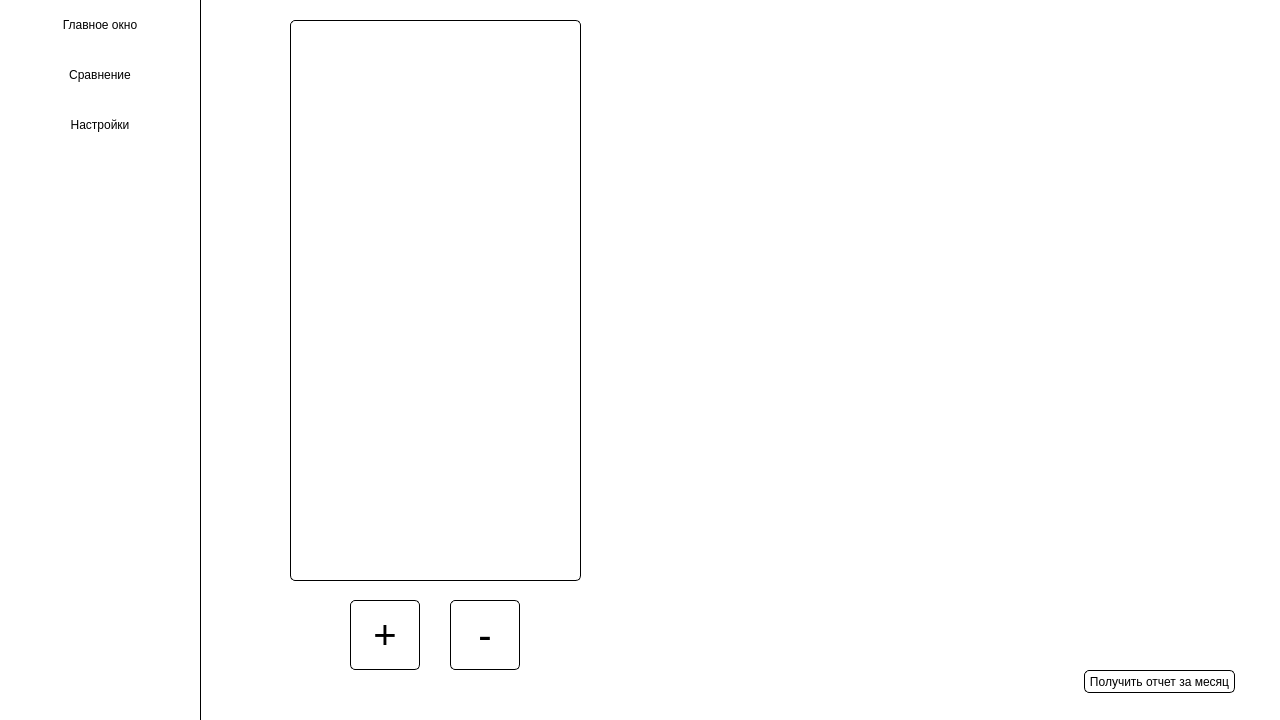
<?xml version="1.0" encoding="UTF-8"?>
<ui version="4.0">
 <class>Form</class>
 <widget class="QWidget" name="Form">
  <property name="geometry">
   <rect>
    <x>0</x>
    <y>0</y>
    <width>1280</width>
    <height>720</height>
   </rect>
  </property>
  <property name="windowTitle">
   <string>Form</string>
  </property>
  <property name="styleSheet">
   <string notr="true">background-color: white;</string>
  </property>
  <widget class="QListWidget" name="listWidget">
   <property name="geometry">
    <rect>
     <x>290</x>
     <y>20</y>
     <width>291</width>
     <height>561</height>
    </rect>
   </property>
   <property name="styleSheet">
    <string notr="true">border: 1px solid black;
border-radius: 5px;
padding: 1px;</string>
   </property>
  </widget>
  <widget class="QPushButton" name="addCategoryButton">
   <property name="geometry">
    <rect>
     <x>350</x>
     <y>600</y>
     <width>70</width>
     <height>70</height>
    </rect>
   </property>
   <property name="styleSheet">
    <string notr="true">border: 1px solid black;
border-radius: 5px;
font-size: 40px;
</string>
   </property>
   <property name="text">
    <string>+</string>
   </property>
  </widget>
  <widget class="QFrame" name="sidePanelLine">
   <property name="geometry">
    <rect>
     <x>200</x>
     <y>0</y>
     <width>1</width>
     <height>720</height>
    </rect>
   </property>
   <property name="styleSheet">
    <string notr="true">background-color: black;</string>
   </property>
   <property name="frameShape">
    <enum>QFrame::StyledPanel</enum>
   </property>
   <property name="frameShadow">
    <enum>QFrame::Raised</enum>
   </property>
  </widget>
  <widget class="QPushButton" name="main_window_button">
   <property name="geometry">
    <rect>
     <x>0</x>
     <y>0</y>
     <width>200</width>
     <height>50</height>
    </rect>
   </property>
   <property name="styleSheet">
    <string notr="true">border: none;</string>
   </property>
   <property name="text">
    <string>Главное окно</string>
   </property>
  </widget>
  <widget class="QPushButton" name="comparison_window_button">
   <property name="geometry">
    <rect>
     <x>0</x>
     <y>50</y>
     <width>200</width>
     <height>50</height>
    </rect>
   </property>
   <property name="styleSheet">
    <string notr="true">border: none;</string>
   </property>
   <property name="text">
    <string>Сравнение</string>
   </property>
  </widget>
  <widget class="QPushButton" name="settings_button">
   <property name="geometry">
    <rect>
     <x>0</x>
     <y>100</y>
     <width>200</width>
     <height>50</height>
    </rect>
   </property>
   <property name="styleSheet">
    <string notr="true">border: none;</string>
   </property>
   <property name="text">
    <string>Настройки</string>
   </property>
  </widget>
  <widget class="QPushButton" name="deleteCategoryButton">
   <property name="geometry">
    <rect>
     <x>450</x>
     <y>600</y>
     <width>70</width>
     <height>70</height>
    </rect>
   </property>
   <property name="styleSheet">
    <string notr="true">border: 1px solid black;
border-radius: 5px;
font-size: 40px;
</string>
   </property>
   <property name="text">
    <string>-</string>
   </property>
  </widget>
  <widget class="QPushButton" name="monthly_report">
   <property name="geometry">
    <rect>
     <x>1084</x>
     <y>670</y>
     <width>151</width>
     <height>23</height>
    </rect>
   </property>
   <property name="styleSheet">
    <string notr="true">border: 1px solid black;
border-radius: 5px;</string>
   </property>
   <property name="text">
    <string>Получить отчет за месяц</string>
   </property>
  </widget>
 </widget>
 <resources/>
 <connections/>
</ui>
